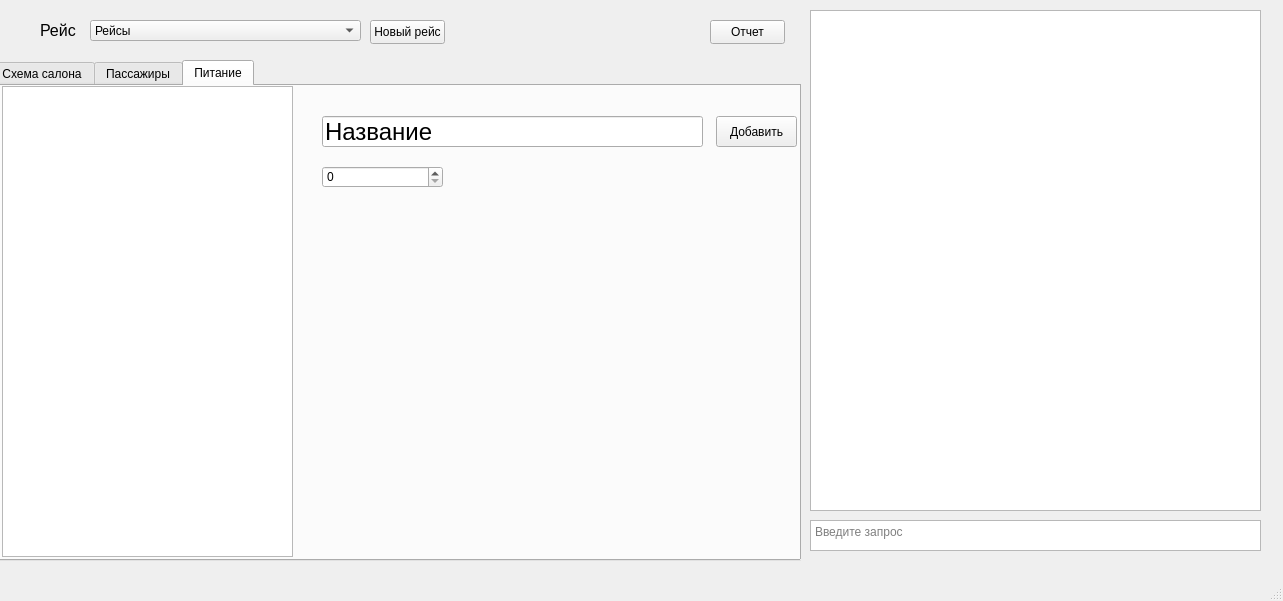
<?xml version="1.0" encoding="UTF-8"?>
<ui version="4.0">
 <class>MainWindow</class>
 <widget class="QMainWindow" name="MainWindow">
  <property name="geometry">
   <rect>
    <x>0</x>
    <y>0</y>
    <width>1283</width>
    <height>601</height>
   </rect>
  </property>
  <property name="windowTitle">
   <string>MainWindow</string>
  </property>
  <widget class="QWidget" name="centralwidget">
   <widget class="QTabWidget" name="tabWidget">
    <property name="geometry">
     <rect>
      <x>-10</x>
      <y>60</y>
      <width>811</width>
      <height>501</height>
     </rect>
    </property>
    <property name="currentIndex">
     <number>2</number>
    </property>
    <property name="tabsClosable">
     <bool>false</bool>
    </property>
    <property name="movable">
     <bool>true</bool>
    </property>
    <property name="tabBarAutoHide">
     <bool>false</bool>
    </property>
    <widget class="QWidget" name="scheme_tab">
     <attribute name="title">
      <string>Схема салона</string>
     </attribute>
     <widget class="QWidget" name="gridLayoutWidget">
      <property name="geometry">
       <rect>
        <x>10</x>
        <y>-1</y>
        <width>291</width>
        <height>471</height>
       </rect>
      </property>
      <layout class="QGridLayout" name="scheme"/>
     </widget>
     <widget class="QLabel" name="place">
      <property name="geometry">
       <rect>
        <x>320</x>
        <y>10</y>
        <width>131</width>
        <height>31</height>
       </rect>
      </property>
      <property name="font">
       <font>
        <pointsize>10</pointsize>
        <italic>true</italic>
        <bold>true</bold>
       </font>
      </property>
      <property name="text">
       <string>Место 0</string>
      </property>
     </widget>
     <widget class="QLabel" name="photo">
      <property name="geometry">
       <rect>
        <x>320</x>
        <y>50</y>
        <width>61</width>
        <height>91</height>
       </rect>
      </property>
      <property name="text">
       <string>Фото</string>
      </property>
     </widget>
     <widget class="QPushButton" name="new_photo">
      <property name="geometry">
       <rect>
        <x>310</x>
        <y>160</y>
        <width>75</width>
        <height>24</height>
       </rect>
      </property>
      <property name="text">
       <string>Новое фото</string>
      </property>
     </widget>
     <widget class="QLabel" name="name_label">
      <property name="geometry">
       <rect>
        <x>410</x>
        <y>50</y>
        <width>49</width>
        <height>16</height>
       </rect>
      </property>
      <property name="text">
       <string>ФИО</string>
      </property>
     </widget>
     <widget class="QLabel" name="name">
      <property name="geometry">
       <rect>
        <x>410</x>
        <y>70</y>
        <width>221</width>
        <height>31</height>
       </rect>
      </property>
      <property name="font">
       <font>
        <pointsize>11</pointsize>
        <bold>true</bold>
       </font>
      </property>
      <property name="text">
       <string>Не выбран</string>
      </property>
     </widget>
     <widget class="QLabel" name="class_label">
      <property name="geometry">
       <rect>
        <x>410</x>
        <y>110</y>
        <width>151</width>
        <height>16</height>
       </rect>
      </property>
      <property name="text">
       <string>Класс обслуживание</string>
      </property>
     </widget>
     <widget class="QLabel" name="class_serv">
      <property name="geometry">
       <rect>
        <x>410</x>
        <y>140</y>
        <width>191</width>
        <height>16</height>
       </rect>
      </property>
      <property name="font">
       <font>
        <pointsize>10</pointsize>
        <bold>true</bold>
       </font>
      </property>
      <property name="text">
       <string>Отсутствует</string>
      </property>
     </widget>
     <widget class="QLabel" name="comments_label">
      <property name="geometry">
       <rect>
        <x>320</x>
        <y>220</y>
        <width>101</width>
        <height>16</height>
       </rect>
      </property>
      <property name="font">
       <font>
        <pointsize>10</pointsize>
        <italic>true</italic>
        <bold>true</bold>
       </font>
      </property>
      <property name="text">
       <string>Комментарии</string>
      </property>
     </widget>
     <widget class="QPushButton" name="add_comment">
      <property name="geometry">
       <rect>
        <x>710</x>
        <y>213</y>
        <width>75</width>
        <height>21</height>
       </rect>
      </property>
      <property name="text">
       <string>Добавить</string>
      </property>
     </widget>
     <widget class="QWidget" name="verticalLayoutWidget">
      <property name="geometry">
       <rect>
        <x>320</x>
        <y>250</y>
        <width>461</width>
        <height>211</height>
       </rect>
      </property>
      <layout class="QVBoxLayout" name="comments"/>
     </widget>
    </widget>
    <widget class="QWidget" name="passengers_tab">
     <attribute name="title">
      <string>Пассажиры</string>
     </attribute>
     <widget class="QWidget" name="verticalLayoutWidget_2">
      <property name="geometry">
       <rect>
        <x>10</x>
        <y>0</y>
        <width>291</width>
        <height>471</height>
       </rect>
      </property>
      <layout class="QVBoxLayout" name="verticalLayout_2">
       <item>
        <widget class="QListView" name="listView"/>
       </item>
      </layout>
     </widget>
     <widget class="QLabel" name="photo_in_passengers">
      <property name="geometry">
       <rect>
        <x>320</x>
        <y>50</y>
        <width>61</width>
        <height>91</height>
       </rect>
      </property>
      <property name="text">
       <string>Фото</string>
      </property>
     </widget>
     <widget class="QPushButton" name="new_photo_in_passengers">
      <property name="geometry">
       <rect>
        <x>310</x>
        <y>160</y>
        <width>75</width>
        <height>24</height>
       </rect>
      </property>
      <property name="text">
       <string>Новое фото</string>
      </property>
     </widget>
     <widget class="QLabel" name="class_label_in_passengers">
      <property name="geometry">
       <rect>
        <x>410</x>
        <y>110</y>
        <width>151</width>
        <height>16</height>
       </rect>
      </property>
      <property name="text">
       <string>Класс обслуживание</string>
      </property>
     </widget>
     <widget class="QLabel" name="name_in_passengers">
      <property name="geometry">
       <rect>
        <x>410</x>
        <y>70</y>
        <width>221</width>
        <height>31</height>
       </rect>
      </property>
      <property name="font">
       <font>
        <pointsize>11</pointsize>
        <bold>true</bold>
       </font>
      </property>
      <property name="text">
       <string>Не выбран</string>
      </property>
     </widget>
     <widget class="QLabel" name="class_in_passengers">
      <property name="geometry">
       <rect>
        <x>410</x>
        <y>140</y>
        <width>191</width>
        <height>16</height>
       </rect>
      </property>
      <property name="font">
       <font>
        <pointsize>10</pointsize>
        <bold>true</bold>
       </font>
      </property>
      <property name="text">
       <string>Отсутствует</string>
      </property>
     </widget>
     <widget class="QPushButton" name="add_comment_in_passengers">
      <property name="geometry">
       <rect>
        <x>710</x>
        <y>213</y>
        <width>75</width>
        <height>21</height>
       </rect>
      </property>
      <property name="text">
       <string>Добавить</string>
      </property>
     </widget>
     <widget class="QLabel" name="comments_label_in_passengers">
      <property name="geometry">
       <rect>
        <x>320</x>
        <y>220</y>
        <width>101</width>
        <height>16</height>
       </rect>
      </property>
      <property name="font">
       <font>
        <pointsize>10</pointsize>
        <italic>true</italic>
        <bold>true</bold>
       </font>
      </property>
      <property name="text">
       <string>Комментарии</string>
      </property>
     </widget>
     <widget class="QLabel" name="place_in_passengers">
      <property name="geometry">
       <rect>
        <x>320</x>
        <y>10</y>
        <width>131</width>
        <height>31</height>
       </rect>
      </property>
      <property name="font">
       <font>
        <pointsize>10</pointsize>
        <italic>true</italic>
        <bold>true</bold>
       </font>
      </property>
      <property name="text">
       <string>Место 0</string>
      </property>
     </widget>
     <widget class="QWidget" name="verticalLayoutWidget_3">
      <property name="geometry">
       <rect>
        <x>320</x>
        <y>250</y>
        <width>461</width>
        <height>211</height>
       </rect>
      </property>
      <layout class="QVBoxLayout" name="comments_in_passengers"/>
     </widget>
     <widget class="QLabel" name="name_label_in_passengers">
      <property name="geometry">
       <rect>
        <x>410</x>
        <y>50</y>
        <width>49</width>
        <height>16</height>
       </rect>
      </property>
      <property name="text">
       <string>ФИО</string>
      </property>
     </widget>
     <widget class="QPushButton" name="add_passenger">
      <property name="geometry">
       <rect>
        <x>720</x>
        <y>10</y>
        <width>75</width>
        <height>24</height>
       </rect>
      </property>
      <property name="text">
       <string>Добавить</string>
      </property>
     </widget>
    </widget>
    <widget class="QWidget" name="food_tab">
     <attribute name="title">
      <string>Питание</string>
     </attribute>
     <widget class="QListView" name="food_list">
      <property name="geometry">
       <rect>
        <x>10</x>
        <y>0</y>
        <width>291</width>
        <height>471</height>
       </rect>
      </property>
     </widget>
     <widget class="QLineEdit" name="food_name">
      <property name="geometry">
       <rect>
        <x>330</x>
        <y>30</y>
        <width>381</width>
        <height>31</height>
       </rect>
      </property>
      <property name="font">
       <font>
        <pointsize>18</pointsize>
       </font>
      </property>
      <property name="text">
       <string>Название</string>
      </property>
      <property name="placeholderText">
       <string>Напишите название</string>
      </property>
     </widget>
     <widget class="QSpinBox" name="food_count">
      <property name="geometry">
       <rect>
        <x>330</x>
        <y>80</y>
        <width>121</width>
        <height>22</height>
       </rect>
      </property>
      <property name="maximum">
       <number>9999</number>
      </property>
     </widget>
     <widget class="QPushButton" name="add_button">
      <property name="geometry">
       <rect>
        <x>724</x>
        <y>30</y>
        <width>81</width>
        <height>31</height>
       </rect>
      </property>
      <property name="text">
       <string>Добавить</string>
      </property>
     </widget>
    </widget>
   </widget>
   <widget class="QLabel" name="flight_label">
    <property name="geometry">
     <rect>
      <x>40</x>
      <y>10</y>
      <width>41</width>
      <height>41</height>
     </rect>
    </property>
    <property name="font">
     <font>
      <pointsize>12</pointsize>
     </font>
    </property>
    <property name="text">
     <string>Рейс</string>
    </property>
   </widget>
   <widget class="QComboBox" name="flight_choice">
    <property name="geometry">
     <rect>
      <x>90</x>
      <y>20</y>
      <width>271</width>
      <height>21</height>
     </rect>
    </property>
    <item>
     <property name="text">
      <string>Рейсы</string>
     </property>
    </item>
   </widget>
   <widget class="QPushButton" name="new_flight">
    <property name="geometry">
     <rect>
      <x>370</x>
      <y>20</y>
      <width>75</width>
      <height>24</height>
     </rect>
    </property>
    <property name="text">
     <string>Новый рейс</string>
    </property>
   </widget>
   <widget class="QPushButton" name="export_data">
    <property name="geometry">
     <rect>
      <x>710</x>
      <y>20</y>
      <width>75</width>
      <height>24</height>
     </rect>
    </property>
    <property name="text">
     <string>Отчет</string>
    </property>
   </widget>
   <widget class="QTextBrowser" name="modelAnswer">
    <property name="geometry">
     <rect>
      <x>810</x>
      <y>10</y>
      <width>451</width>
      <height>501</height>
     </rect>
    </property>
   </widget>
   <widget class="QTextEdit" name="questionType">
    <property name="geometry">
     <rect>
      <x>810</x>
      <y>520</y>
      <width>451</width>
      <height>31</height>
     </rect>
    </property>
    <property name="placeholderText">
     <string>Введите запрос</string>
    </property>
   </widget>
  </widget>
  <widget class="QMenuBar" name="menubar">
   <property name="geometry">
    <rect>
     <x>0</x>
     <y>0</y>
     <width>1283</width>
     <height>22</height>
    </rect>
   </property>
  </widget>
  <widget class="QStatusBar" name="statusbar"/>
 </widget>
 <resources/>
 <connections/>
</ui>
